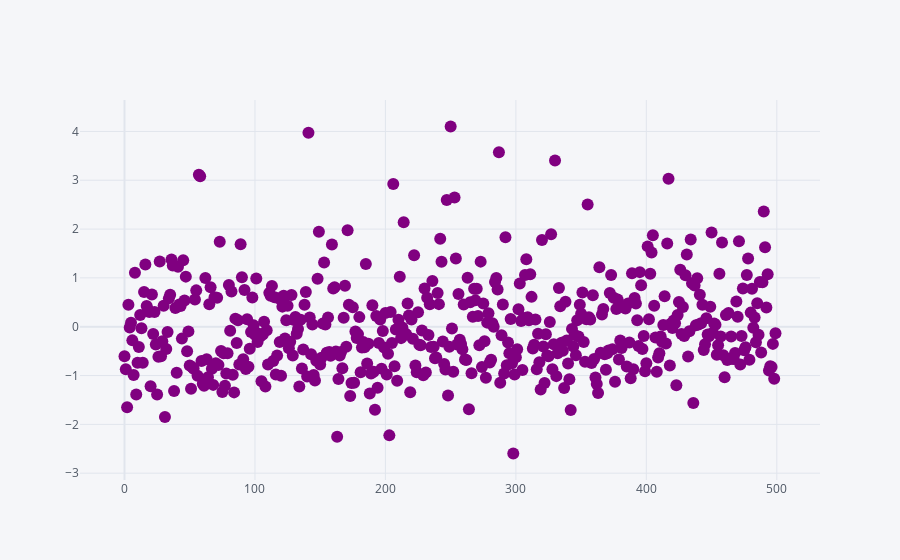

Notebook code cell kept with this figure:
### Markdown cell above
### Vectores

### Code cell
"""Grafica de PCA"""
Xp.iplot(kind='scatter',x=0,y=1,mode='markers',color='purple')

### Figure 1 — Plotly figure (JSON) as saved in the notebook; plotly's stock layout.template omitted (floating-point values rounded to 4 significant figures; data arrays with more than 128 entries replaced by an {"elided": "..."} marker saying what was removed)
{"data": [{"line": {"color": "rgba(128, 0, 128, 1.0)", "dash": "solid", "shape": "linear", "width": 1.3}, "marker": {"size": 12, "symbol": "circle"}, "mode": "markers", "name": "1", "text": "", "type": "scatter", "x": {"elided": "500 int values"}, "y": {"elided": "500 float values"}}], "layout": {"legend": {"bgcolor": "#F5F6F9", "font": {"color": "#4D5663"}}, "paper_bgcolor": "#F5F6F9", "plot_bgcolor": "#F5F6F9", "title": {"font": {"color": "#4D5663"}}, "xaxis": {"gridcolor": "#E1E5ED", "showgrid": true, "tickfont": {"color": "#4D5663"}, "title": {"font": {"color": "#4D5663"}, "text": ""}, "zerolinecolor": "#E1E5ED"}, "yaxis": {"gridcolor": "#E1E5ED", "showgrid": true, "tickfont": {"color": "#4D5663"}, "title": {"font": {"color": "#4D5663"}, "text": ""}, "zerolinecolor": "#E1E5ED"}}}
